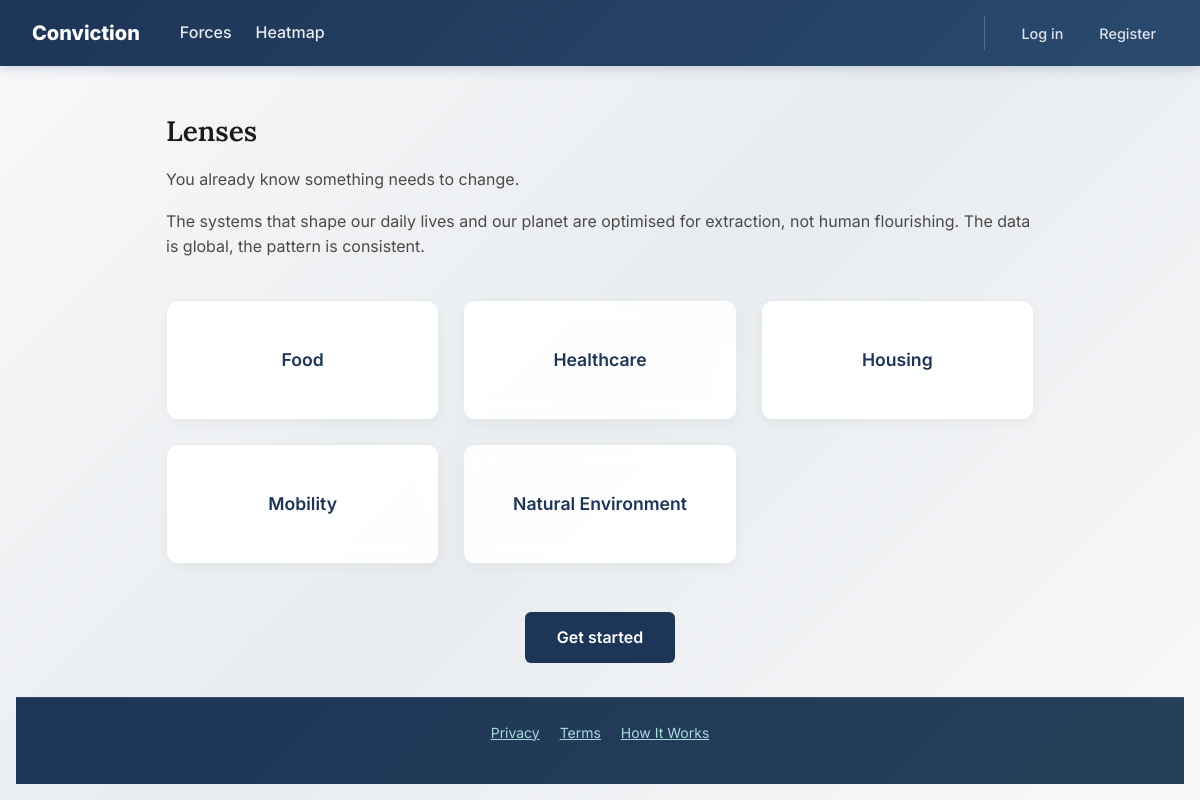
The page / on the database its author committed.
### tables this page shows
CREATE TABLE lenses (
    id INTEGER PRIMARY KEY AUTOINCREMENT,
    slug TEXT UNIQUE NOT NULL,
    title TEXT NOT NULL,
    description TEXT,
    created_at TIMESTAMP DEFAULT CURRENT_TIMESTAMP
);

### app.py (the view, shortened to what this page needs)
@app.route('/')
def index():
    db = get_db()
    lenses = models.get_all_lenses(db)
    show_quiz_prompt = False
    quiz_button_text = "Take the Diagnostic Quiz"
    return render_template('index.html',
                           lenses=lenses,  # Pass lenses to template
                           show_quiz_prompt=show_quiz_prompt,
                           quiz_button_text=quiz_button_text)

### app.py (called while the page is built)
@app.before_request
def csrf_protect():
    if request.method == 'POST':
        token = session.get('_csrf_token', None)
        if not token or token != request.form.get('_csrf_token'):
            abort(403)

def get_db():
    if 'db' not in g:
        g.db = sqlite3.connect(
            DATABASE,
            detect_types=sqlite3.PARSE_DECLTYPES
        )
        g.db.row_factory = sqlite3.Row
    return g.db

@app.after_request
def add_security_headers(response):
    response.headers['Cache-Control'] = 'no-store, no-cache, must-revalidate, max-age=0'
    response.headers['Pragma'] = 'no-cache'
    response.headers['Expires'] = '0'
    response.headers['Surrogate-Control'] = 'no-store'
    return response

### models.py (called while the page is built)
def get_all_lenses(db):
    return db.execute('SELECT * FROM lenses ORDER BY title').fetchall()

### templates/index.html (shortened to what this page needs)
{% extends 'layout.html' %}
{% block content %}
<div class="landing">
    <h1>Lenses</h1>
    <p>You already know something needs to change.</p>
    <p>The systems that shape our daily lives and our planet are optimised for extraction, not human flourishing. The data is global, the pattern is consistent.</p>
    <div class="lens-links">
        {% for lens in lenses %}
            <a href="{{ url_for('lens', slug=lens.slug) }}">{{ lens.title }}</a>
        {% endfor %}
    </div>
    {% if not session.user_id %}
    <div style="margin-top: 3rem; text-align: center;">
        <a href="{{ url_for('register') }}"
           style="display: inline-block; background-color: #1d3557; color: white; padding: 0.8rem 2rem; border-radius: 6px; text-decoration: none; font-weight: 600; transition: background-color 0.2s;">
            Get started
        </a>
    </div>
    {% endif %}
</div>
{% endblock %}

### static/css/styles.css (style rules this page uses)
*, *::before, *::after { box-sizing: border-box; margin: 0; padding: 0; }
body { font-family: 'Inter', system-ui, sans-serif; line-height: 1.6; padding: 1rem; padding-top: 5rem; min-height: 100vh; display: flex; flex-direction: column; color: #4a4a4a; background: linear-gradient(135deg, #f8f9fa 0%, #e9ecef 50%, #f8f9fa 100%); background-attachment: fixed; }
h1 { font-family: 'Lora', serif; font-size: 1.75rem; font-weight: 600; line-height: 1.4; margin-bottom: 1rem; color: #1a1a1a; }
p { margin-bottom: 1rem; }
.lens-links { display: grid; grid-template-columns: repeat(auto-fit, minmax(220px, 1fr)); gap: 1.5rem; margin: 2.5rem 0; }
.lens-links a { background: rgba(255, 255, 255, 0.95); backdrop-filter: blur(10px); border: 1px solid #e9ecef; border-radius: 12px; padding: 2rem 1.5rem; text-align: center; text-decoration: none; color: #1d3557; font-weight: 600; font-size: 1.1rem; transition: all 0.3s ease; box-shadow: 0 4px 12px rgba(0, 0, 0, 0.04); display: flex; align-items: center; justify-content: center; min-height: 120px; }

### rows shown on the page
lenses: title "Food"
lenses: title "Healthcare"
lenses: title "Housing"
lenses: title "Mobility"
lenses: title "Natural Environment"
